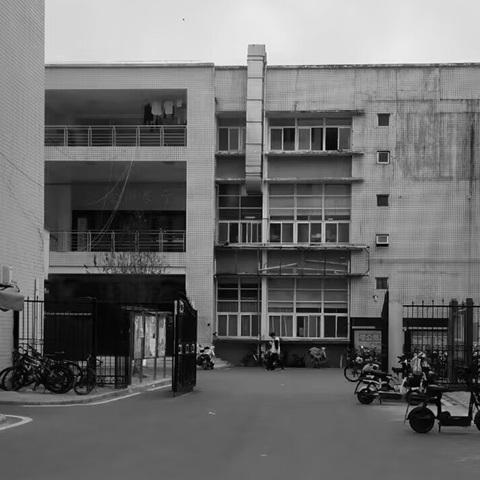
#> input picture DIP/images/school_gray.jpg, 480 x 480 px, found by its file name
$ python '中点滤波去除均匀噪声.py'
#> lines starting #> are read from the running program, lines starting #| are printed output that depends on the picture; after the words box and inside, x2 and y2 are one past the last pixel; in counts of white or black regions, pixels touching at a corner belong together
import cv2
import numpy as np
import matplotlib.pyplot as plt

# 读取灰度图像
image = cv2.imread('school_gray.jpg', cv2.IMREAD_GRAYSCALE)
#> image is the input picture: shape (480, 480); min 0, max 255, mean 107.4

# 检查图像是否加载成功
if image is None:
    raise ValueError("图片加载失败，请检查文件路径")

# 设置噪声的比例
noise_ratio = 0.1  # 10% 噪声


# 加入均匀噪声
def add_uniform_noise(img, noise_ratio):
#> called with noise_ratio = 0.1
    noisy_image = img.copy()
    total_pixels = img.size
#> total_pixels = 230400
    noise_pixels = int(total_pixels * noise_ratio)
#> noise_pixels = 23040

    # 随机生成噪声像素位置
    noise_coords = np.random.randint(0, total_pixels, noise_pixels)
    for i in noise_coords:
        row = i // img.shape[1]
        col = i % img.shape[1]
        noisy_image[row, col] = np.random.randint(0, 256)  # 生成 0 到 255 的均匀噪声
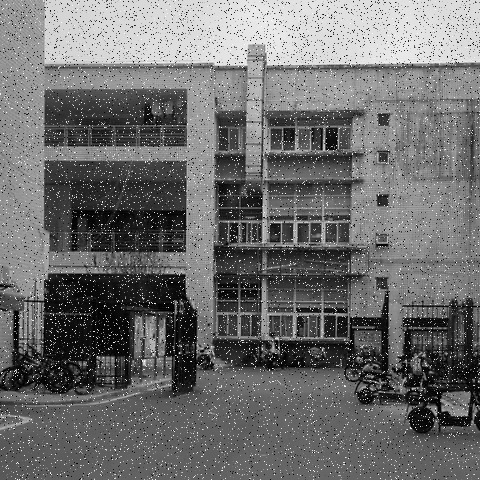
#> noisy_image: shape (480, 480); 9.49% of pixels changed, all inside (x1, y1, x2, y2) = (0, 0, 480, 480)

    return noisy_image


# 添加噪声
noisy_image = add_uniform_noise(image, noise_ratio)


# 中点滤波器处理
def median_filter(img, kernel_size=3):
#> called with kernel_size = 3
    return cv2.medianBlur(img, kernel_size)


# 使用中点滤波器去噪
denoised_image = median_filter(noisy_image)

# 显示原图、噪声图和去噪图
plt.figure(figsize=(12, 4))
plt.subplot(1, 3, 1)
plt.title('Original Image')
plt.imshow(image, cmap='gray')
plt.axis('off')

plt.subplot(1, 3, 2)
plt.title('Noisy Image')
plt.imshow(noisy_image, cmap='gray')
plt.axis('off')

plt.subplot(1, 3, 3)
plt.title('Denoised Image (Median Filter)')
plt.imshow(denoised_image, cmap='gray')
plt.axis('off')

plt.show()
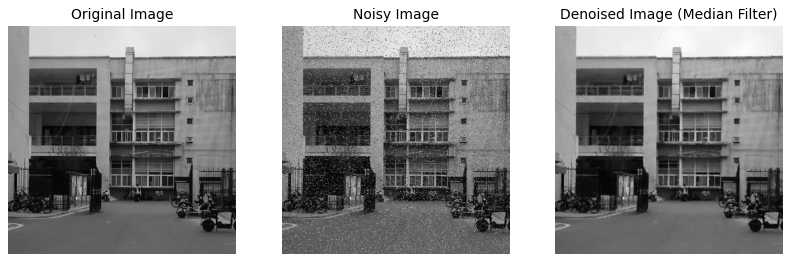
#> figure drawn by matplotlib, 3 panels
